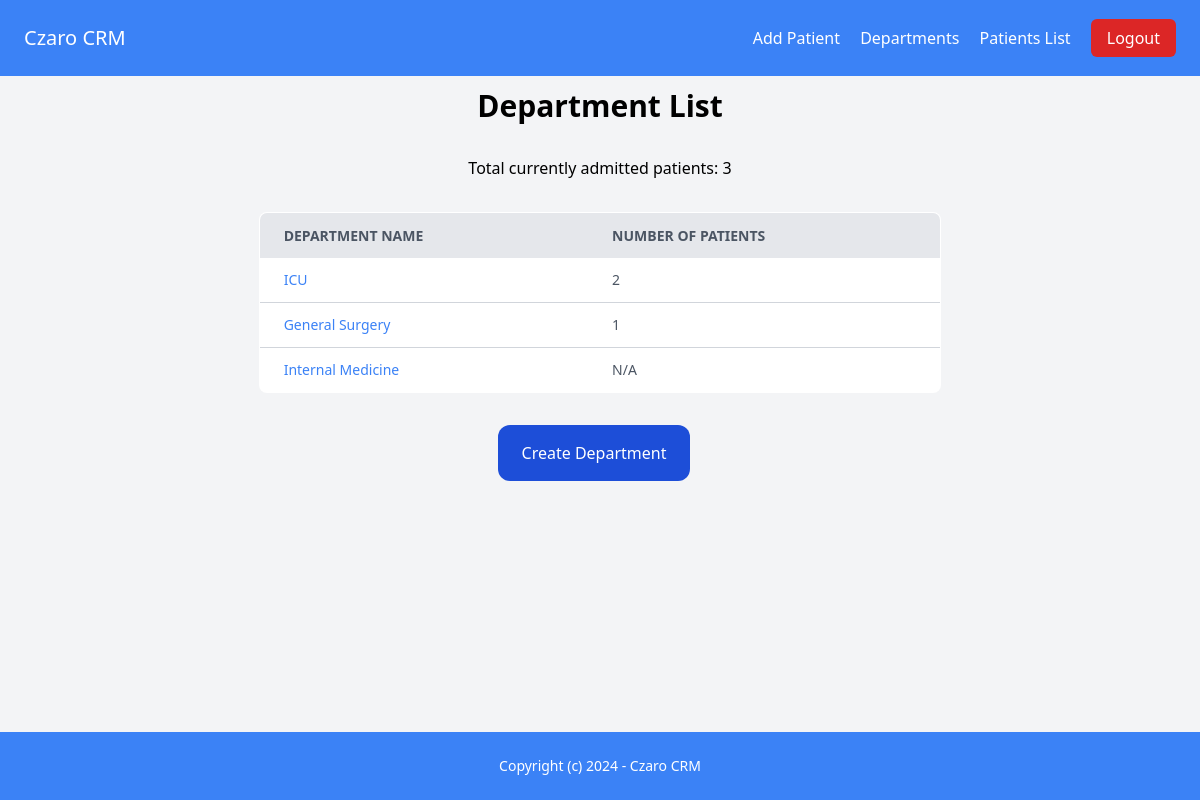
Page /department/list/ (signed in) on the earlier database version.
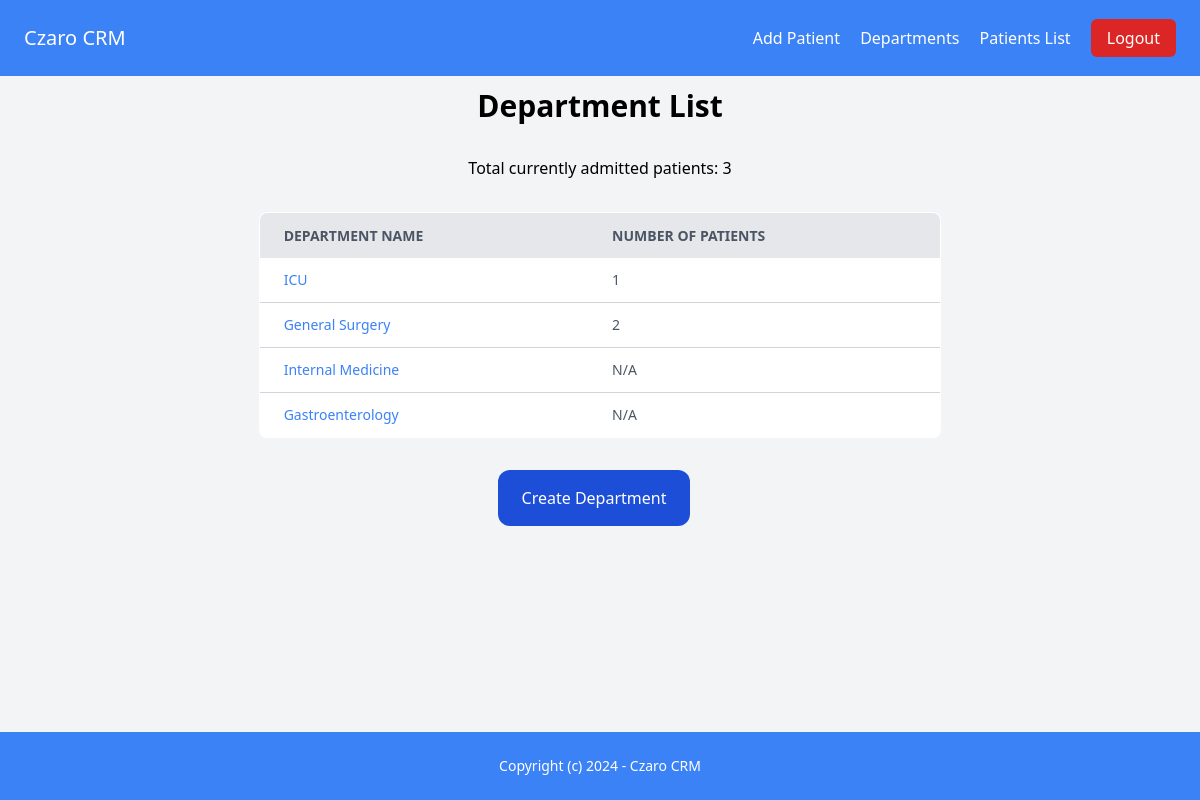
Same page on the later database version.
### department/models.py (models this page shows, shortened)
class Department(models.Model):
    id = models.UUIDField(primary_key=True, default=uuid.uuid4, editable=False)
    name = models.CharField(max_length=255, unique=True)
    description = models.TextField()
    created_by = models.ForeignKey(User, on_delete=models.CASCADE)
    created_at = models.DateTimeField(auto_now_add=True)

### department/views.py (the view)
# urls.py: path('list/', views.department_list, name='department_list'),
@login_required(login_url="/login/")
def department_list(request):
    departments = Department.objects.all()
    total_admitted_patients = Hospitalization.objects.all().count()
    department_counts = {}  # Assuming you have a dictionary with department UUIDs as keys and counts as values
    for department in departments:
        department_count = Hospitalization.objects.filter(department=department).count()
        setattr(department, 'count', department_count)
        department_counts[department.id] = department_count
    context = {
        'title': 'Department List',
        'departments': departments,
        "department_counts" : department_counts,
        "total_admitted_patients" : total_admitted_patients,
    }
    return render(request, 'department_list.html', context)

### templates/department_list.html
{% extends "base.html" %}
{% block content %}
<div class="container mx-auto mt-16">
    <h1 class="mb-8 text-3xl font-bold text-center">{{ title }}</h1>
    <p class="text-center">Total currently admitted patients: {{ total_admitted_patients }}</p>
    <div class="flex justify-center mt-8">
        <table class="min-w-max w-2/3 bg-white border border-gray-300 rounded-lg overflow-hidden">
            <thead>
                <tr class="bg-gray-200 text-gray-600 uppercase text-sm leading-normal">
                    <th class="py-3 px-6 text-left">Department Name</th>
                    <th class="py-3 px-6 text-left">Number of Patients</th>
                </tr>
            </thead>
            <tbody class="text-gray-600 text-sm font-light">
                {% for department in departments %}
                    <tr class="border-b border-gray-300 hover:bg-gray-100">
                        <td class="py-3 px-6 text-left whitespace-nowrap">
                            <a href="{% url 'department:department_detail' department.id %}" class="text-blue-500">{{ department.name }}</a>
                        </td>
                        <td class="py-3 px-6 text-left">
                            {{ department.count|default:"N/A" }}
                        </td>
                    </tr>
                {% endfor %}
            </tbody>
        </table>
    </div>
    <div class="flex justify-center mt-8">
        {% if request.user.profession == "admins" %}
            <a href="{% url 'department:create_department' %}" class="py-4 px-6 bg-blue-700 rounded-xl text-white mr-3">Create Department</a>
        {% endif %}
    </div>
</div>
{% endblock %}

### templates/base.html (shortened to what this page needs)
<!DOCTYPE html>
<html lang="en">
<head>
    <script src="https://cdn.tailwindcss.com"></script>
    {% load static %}
</head>
<body class="flex flex-col min-h-screen bg-gray-100">
    <nav class="fixed top-0 left-0 right-0 p-6 flex items-center justify-between bg-blue-500">
        <p class="text-xl text-white">Czaro CRM</p>
        <div class="space-x-4">
            {% if request.user.is_authenticated %}
                <a href="{% url "patient:create" %}" class="text-white">Add Patient</a>
                <a href="{% url "department:department_list" %}" class="text-white">Departments</a>
                <a href="{% url "patient:index" %}" class="text-white">Patients List</a>
                <a href="{% url 'main:logout' %}" class="py-2 px-4 bg-red-600 rounded-md text-white">Logout</a>
            {% else %}
                <a href="{% url 'main:login' %}" class="py-2 px-4 bg-blue-700 text-white rounded-md">Login</a>
                <a href="{% url 'main:signup' %}" class="py-2 px-4 bg-blue-800 text-white rounded-md">Sign up</a>
            {% endif %}
        </div>
    </nav>
    <main class="p-6 flex-1 mb-4">
        {% block content %}
        {% endblock %}
    </main>
    <footer class="fixed bottom-0 left-0 right-0 p-6 bg-blue-500 text-white">
        <p class="text-sm text-center">Copyright (c) 2024 - Czaro CRM</p>
    </footer>
</body>
</html>

Differences in the rows shown:
computed for Department "ICU": count "2" → "1"
computed for Department "General Surgery": count "1" → "2"
added Department: name "Gastroenterology", count "N/A"
